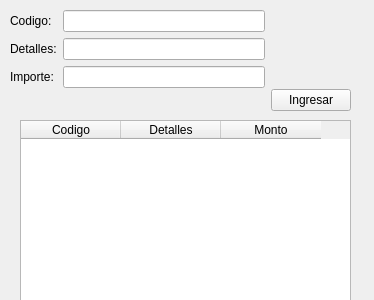
<?xml version="1.0" encoding="UTF-8"?>
<ui version="4.0">
 <class>Form</class>
 <widget class="QWidget" name="Form">
  <property name="geometry">
   <rect>
    <x>0</x>
    <y>0</y>
    <width>374</width>
    <height>300</height>
   </rect>
  </property>
  <property name="windowTitle">
   <string>Ingresos por Efectivo</string>
  </property>
  <widget class="QWidget" name="horizontalLayoutWidget">
   <property name="geometry">
    <rect>
     <x>10</x>
     <y>10</y>
     <width>341</width>
     <height>101</height>
    </rect>
   </property>
   <layout class="QHBoxLayout" name="horizontalLayout">
    <item>
     <layout class="QFormLayout" name="formLayout">
      <item row="0" column="1">
       <widget class="QLineEdit" name="lineEdit"/>
      </item>
      <item row="1" column="0">
       <widget class="QLabel" name="label_2">
        <property name="text">
         <string>Detalles:</string>
        </property>
       </widget>
      </item>
      <item row="1" column="1">
       <widget class="QLineEdit" name="lineEdit_2"/>
      </item>
      <item row="2" column="0">
       <widget class="QLabel" name="label_3">
        <property name="text">
         <string>Importe:</string>
        </property>
       </widget>
      </item>
      <item row="2" column="1">
       <widget class="QLineEdit" name="lineEdit_3"/>
      </item>
      <item row="0" column="0">
       <widget class="QLabel" name="label">
        <property name="text">
         <string>Codigo:</string>
        </property>
       </widget>
      </item>
     </layout>
    </item>
    <item>
     <layout class="QVBoxLayout" name="verticalLayout">
      <item>
       <spacer name="verticalSpacer">
        <property name="orientation">
         <enum>Qt::Vertical</enum>
        </property>
        <property name="sizeHint" stdset="0">
         <size>
          <width>20</width>
          <height>40</height>
         </size>
        </property>
       </spacer>
      </item>
      <item>
       <widget class="QPushButton" name="pushButton">
        <property name="text">
         <string>Ingresar</string>
        </property>
       </widget>
      </item>
     </layout>
    </item>
   </layout>
  </widget>
  <widget class="QTableWidget" name="tableWidget">
   <property name="geometry">
    <rect>
     <x>20</x>
     <y>120</y>
     <width>331</width>
     <height>192</height>
    </rect>
   </property>
   <column>
    <property name="text">
     <string>Codigo</string>
    </property>
   </column>
   <column>
    <property name="text">
     <string>Detalles</string>
    </property>
   </column>
   <column>
    <property name="text">
     <string>Monto</string>
    </property>
   </column>
  </widget>
 </widget>
 <resources/>
 <connections>
  <connection>
   <sender>lineEdit</sender>
   <signal>returnPressed()</signal>
   <receiver>lineEdit_2</receiver>
   <slot>setFocus()</slot>
   <hints>
    <hint type="sourcelabel">
     <x>169</x>
     <y>24</y>
    </hint>
    <hint type="destinationlabel">
     <x>169</x>
     <y>55</y>
    </hint>
   </hints>
  </connection>
  <connection>
   <sender>lineEdit_2</sender>
   <signal>returnPressed()</signal>
   <receiver>lineEdit_3</receiver>
   <slot>setFocus()</slot>
   <hints>
    <hint type="sourcelabel">
     <x>169</x>
     <y>55</y>
    </hint>
    <hint type="destinationlabel">
     <x>169</x>
     <y>86</y>
    </hint>
   </hints>
  </connection>
  <connection>
   <sender>lineEdit_2</sender>
   <signal>returnPressed()</signal>
   <receiver>Form</receiver>
   <slot>set_details()</slot>
   <hints>
    <hint type="sourcelabel">
     <x>169</x>
     <y>55</y>
    </hint>
    <hint type="destinationlabel">
     <x>186</x>
     <y>149</y>
    </hint>
   </hints>
  </connection>
  <connection>
   <sender>lineEdit_3</sender>
   <signal>returnPressed()</signal>
   <receiver>pushButton</receiver>
   <slot>setFocus()</slot>
   <hints>
    <hint type="sourcelabel">
     <x>169</x>
     <y>86</y>
    </hint>
    <hint type="destinationlabel">
     <x>308</x>
     <y>96</y>
    </hint>
   </hints>
  </connection>
  <connection>
   <sender>pushButton</sender>
   <signal>clicked()</signal>
   <receiver>Form</receiver>
   <slot>enter_new_input()</slot>
   <hints>
    <hint type="sourcelabel">
     <x>308</x>
     <y>96</y>
    </hint>
    <hint type="destinationlabel">
     <x>186</x>
     <y>149</y>
    </hint>
   </hints>
  </connection>
 </connections>
 <slots>
  <slot>set_details()</slot>
  <slot>enter_new_input()</slot>
 </slots>
</ui>
